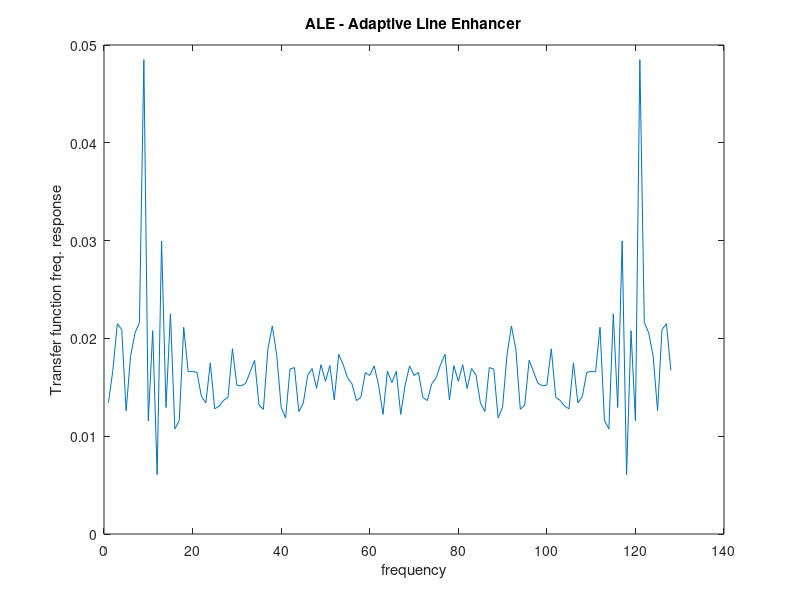

Here is the MATLAB script that generated this plot:
clear;
f=200;
Ts=1/(16*f);
L=1024;
for l=1:L
 t=(l-1)*Ts;
 s(l,1)=0.1*cos(2*pi*f*t);
end
N=8;
for l=1:L
 n(l,1:N)=normrnd(0,0.8,1,N);
end
mu=0.01;
M=128;
for i=1:N
 w=zeros(M,N);
 d=s+n(1:L,i);
 ref=zeros(M,1);
for l=1:L
 for k=M:-1:2
 ref(k)=ref(k-1);
 end
 ref(1)=n(l,i);
 d_out(l)=w(1:M,i)'*ref;
 e(l)=d(l)-d_out(l);
 w(1:M,i)=w(1:M,i)+2*mu*ref*conj(e(l));
 end
end
w_avg=zeros(M,1);
for i=1:N
 w_avg=w_avg+w(1:M,i);
end
w_ens=w_avg/N;
DFT=dftmtx(length(w_ens))*w_ens;
Power_spec=DFT.*conj(DFT);
plot(Power_spec);
title('ALE - Adaptive Line Enhancer');
xlabel('frequency');
ylabel('Transfer function freq. response'); 